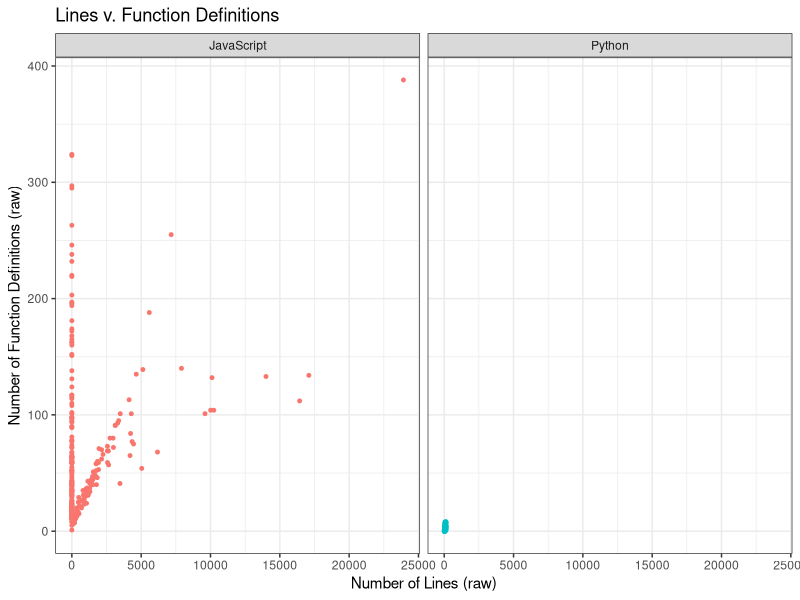
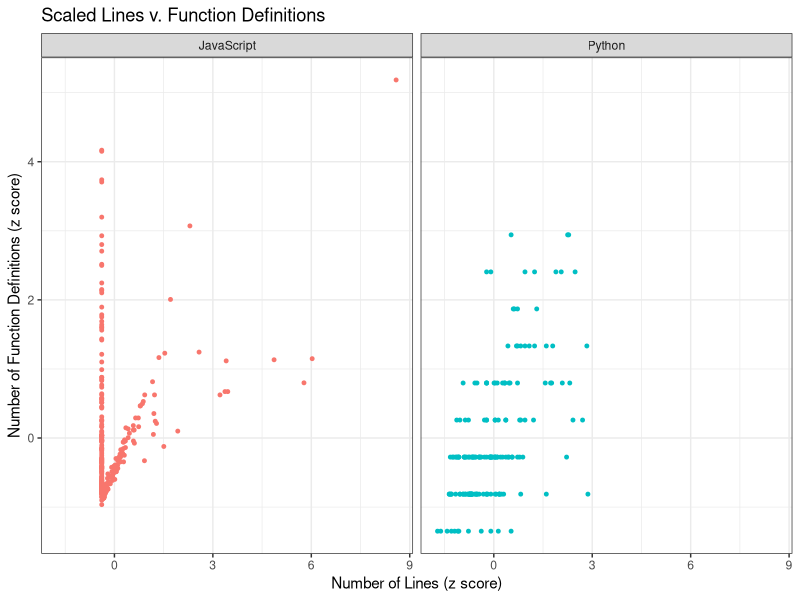
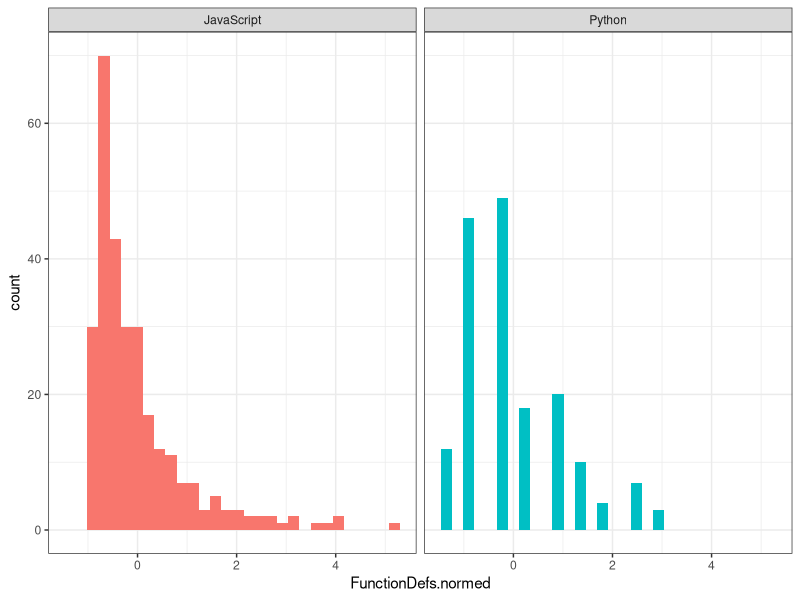
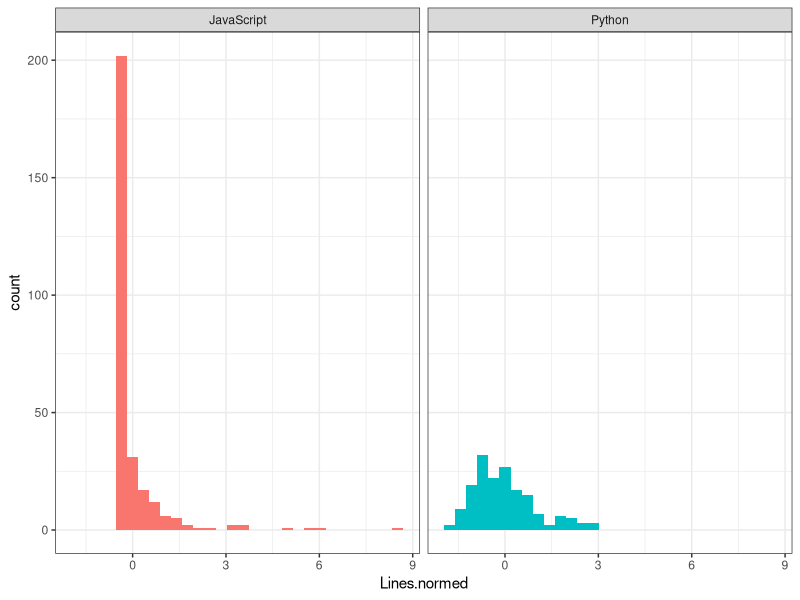
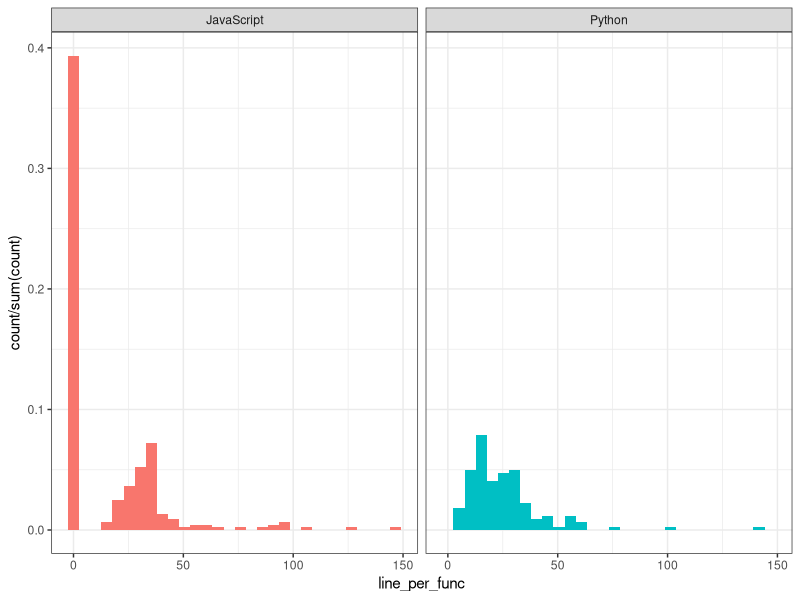
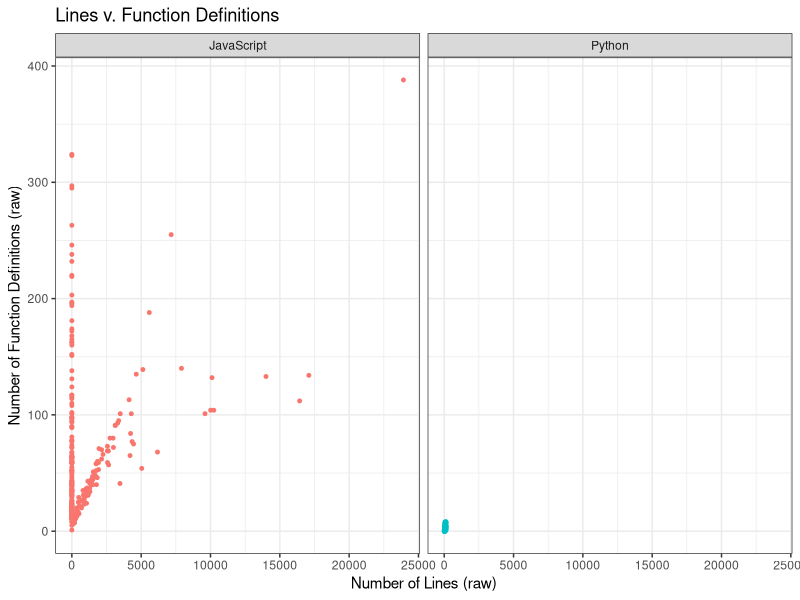

R code for these plots, in order:
## ---- chunk 1
knitr::opts_chunk$set(echo = TRUE)
## ---- chunk 2
# here is where I would like a block image to go for each lesson. Imagery is important to engage the learner.
## ---- chunk 3
library(ggplot2)
library(dplyr)

## ---- chunk 4

py = read.csv("../bin/PythonFiles/Stats/python_stats.csv")
colnames(py) <- c("Lines","FunctionDefs")
length(py$Lines)
#240 python programs
py$Language = "Python"

# JS programs
js = read.csv("../bin/JSFiles/Stats/js_stats.csv")
colnames(js) <- c("Lines","FunctionDefs")
js$Language= "JavaScript"

data = rbind(py,js)
# some programs must not have been finished yet from the repository of programs?
#data = data[data$Lines>0,]
#data = data[data$FunctionDefs>0,]

# we have a few outliers in our data that skew things
out_js.lines <- boxplot(data$Lines[data$Language=="JavaScript"], plot=FALSE)$out
out_js.funcs <- boxplot(data$FunctionDefs[data$Language=="JavaScript"], plot=FALSE)$out
out_py.lines <- boxplot(data$Lines[data$Language=="Python"], plot=FALSE)$out
out_py.funcs <- boxplot(data$FunctionDefs[data$Language=="Python"], plot=FALSE)$out


data <- data[-which(data$Lines[data$Language=="JavaScript"] %in% out_js.lines),]
data <- data[-which(data$FunctionDefs[data$Language=="JavaScript"] %in% out_js.funcs),]
data <- data[-which(data$Lines[data$Language=="Python"] %in% out_py.lines),]
data <- data[-which(data$FunctionDefs[data$Language=="Python"] %in% out_py.funcs),]

## ---- chunk 5
plt = ggplot(data,aes(Lines,FunctionDefs))+
  facet_wrap(~Language)+
  geom_point(aes(colour=Language),size=1, show.legend=FALSE)+
  #geom_vline(xintercept=mean(data$Lines),colour="red",linetype="dashed")+
  #geom_hline(yintercept=mean(data$FunctionDefs),colour="red",linetype="dashed")+
  ggtitle("Lines v. Function Definitions")+
  xlab("Number of Lines (raw)")+
  ylab("Number of Function Definitions (raw)")+
  
  theme_bw()
  
plt
ggsave("Raw_LinesFunctions.png",plt)

cor(data$Lines[data$Language=="JavaScript"],data$FunctionDefs[data$Language=="JavaScript"])
cor(data$Lines[data$Language=="Python"],data$FunctionDefs[data$Language=="Python"])
 
#take a look at the scales between the two languages
data %>%
  group_by(Language) %>%
  summarise(mean(Lines),mean(FunctionDefs), sd(Lines),sd(FunctionDefs))
## ---- chunk 6
#we need to normalize in order to more fairly compare
data = data %>% 
  group_by(Language) %>%
  mutate(Lines.normed = scale(Lines)) %>%
  mutate(FunctionDefs.normed = scale(FunctionDefs))



## ---- chunk 7

plt = ggplot(data,aes(Lines.normed,FunctionDefs.normed))+
  facet_wrap(~Language)+
  geom_point(aes(colour=Language),size=1, show.legend=FALSE)+
  #geom_vline(xintercept=mean(data$Lines),colour="red",linetype="dashed")+
  #geom_hline(yintercept=mean(data$FunctionDefs),colour="red",linetype="dashed")+
  ggtitle("Scaled Lines v. Function Definitions")+
  xlab("Number of Lines (z score)")+
  ylab("Number of Function Definitions (z score)")+
  
  theme_bw()
  
plt
#ggsave("lines_and_defs.png",plt)


## ---- chunk 8
cor(data$FunctionDefs[data$Language=="JavaScript"],data$Lines[data$Language=="JavaScript"])

data2 = data[data$FunctionDefs>=10 & data$Lines>=200,]
cor(data2$FunctionDefs,data2$Lines)
## ---- chunk 9


# here we can take a look at the distributions of our normalized (z-scores) data
plt = ggplot(data, aes(FunctionDefs.normed,fill=Language))+
  geom_histogram(show.legend=FALSE)+
  #geom_density()+
  facet_wrap(~Language)+
  theme_bw()
plt

plt = ggplot(data, aes(Lines.normed,fill=Language))+
  geom_histogram(show.legend=FALSE)+
  #geom_density()+
  facet_wrap(~Language)+
  theme_bw()
plt
## ---- chunk 10
 
# Python number of function definitions
shapiro.test(data$FunctionDefs[data$Language=="Python"])

# JavaScript number of function definitions
shapiro.test(data$FunctionDefs[data$Language=="JavaScript"])

# Python number of lines
shapiro.test(data$Lines[data$Language=="Python"])

# JavaScript number of lines
shapiro.test(data$Lines[data$Language=="JavaScript"])

## ---- chunk 11
data <- data %>%
  group_by(Language) %>%
  mutate(line_per_func = Lines/(FunctionDefs))


plt = ggplot(data,aes(line_per_func,fill=Language))+
  geom_histogram(aes(y=..count../sum(..count..)),show.legend = FALSE)+
  facet_wrap(~Language)+
  theme_bw()
plt

data %>%
  group_by(Language) %>%
  summarise(mean(line_per_func))
